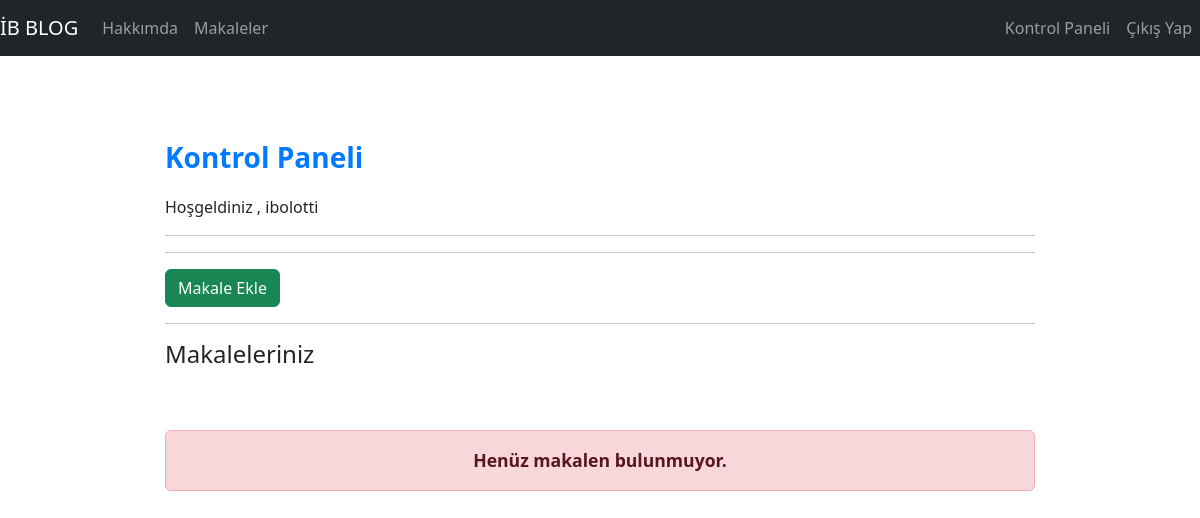
Before: /articles/dashboard/ (signed in) with the older database file.
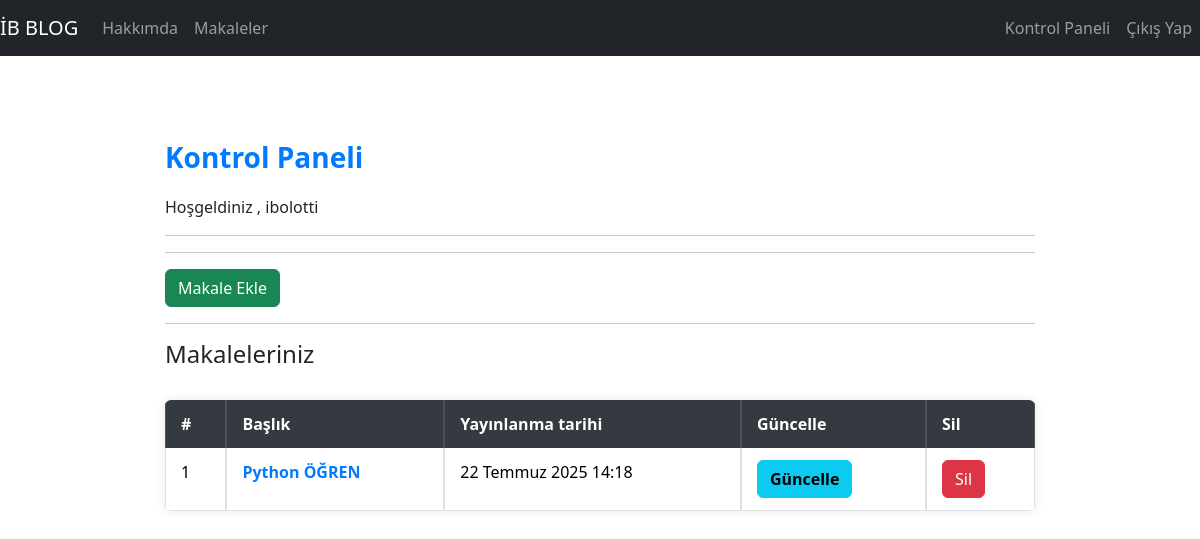
After: the same page with the newer database file.
### article/models.py (models this page shows, shortened)
class Article(models.Model):
    author = models.ForeignKey("auth.User", on_delete=models.CASCADE , verbose_name="Yazar")
    title = models.CharField(max_length=50, verbose_name="Başlık")
    content = RichTextField(verbose_name="İçerik")
    created_date = models.DateTimeField(auto_now_add=True, verbose_name="Oluşturulma Tarihi")
    class Meta:
        ordering = ["-created_date"]

### article/views.py (the view)
# urls.py: path('dashboard/',views.dashboard, name="dashboard"),
@login_required(login_url="user:login")
def dashboard(request):
    articles =Article.objects.filter(author =request.user)
    context = {
        "articles" : articles
    }
    return render(request , "dashboard.html" , context)

### templates/dashboard.html (shortened to what this page needs)
{% extends "layout.html" %}
{% block body %}
<h3>Kontrol Paneli</h3>
<p>Hoşgeldiniz , {{request.user.username}}</p>
<hr><hr>
<a class = "btn btn-success" href="{% url 'article:addarticle' %}">Makale Ekle</a>
<hr>
<h4>Makaleleriniz</h4>
<br>
{% if articles %}
<table class="table table-hover table-bordered">
  <thead class="table-dark">
    <tr>
      <th scope="col">#</th>
      <th scope="col">Başlık</th>
      <th scope="col">Yayınlanma tarihi</th>
      <th>Güncelle</th>
      <th>Sil</th>
    </tr>
  </thead>
  <tbody>
{% for article in articles  %}
    <tr>
    <td>{{forloop.counter}}</td>
    <td><a href="{% url 'article:article' article.id %}">{{article.title}}</a></td>
    <td>{{article.created_date}}</td>
    <td><a href="{% url 'article:update' article.id %}" class="btn btn-info" style="color: black;">Güncelle</a></td>
    <td><form action="{% url 'article:delete' article.id %}" method="POST" style="display:inline;">
    <button type="submit" class="btn btn-danger" onclick="return confirm('Bu makaleyi silmek istediğinizden emin misiniz?');">Sil</button>
  </form></td>
    </tr>
{% endfor %}
  </tbody>
</table>
{% else %}
<div class="alert alert-danger">Henüz makalen bulunmuyor.</div>
{% endif %}
{% endblock body %}

Changed rows visible on the page:
added Article: title "Python ÖĞREN", created_date "22 Temmuz 2025 14:18"
Other visible differences:
text no longer shown: "Henüz makalen bulunmuyor."
text now shown: "# Başlık Yayınlanma tarihi Güncelle Sil"
